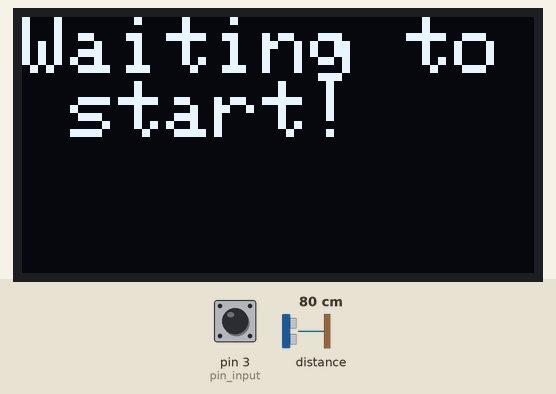
A sketch run on a simulated Arduino Uno, built with avr-gcc and run on an emulated ATmega328P. On the bench: 128×64 one-colour display. Inputs (shaded band) come from the test bench; at power-on: pin 3 (pin_input) HIGH, distance to the obstacle 80 cm. What the sketch prints to the serial monitor is not drawn.

Above: at 1.3 s.
1.4 s: pin 3 (pin_input) pulled LOW for 0.15 s
At 2.1 s:
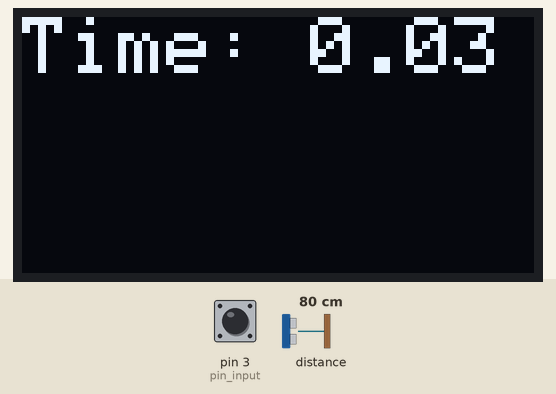
At 6.9 s:
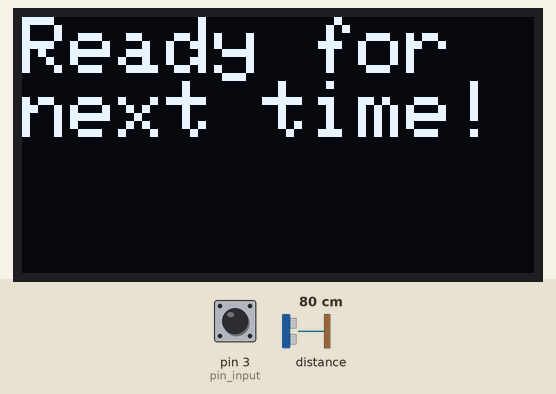
Timing chart, 0 to 7.0 s (numbered marks = the images above; inputs shaded):
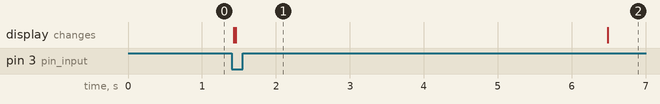

The sketch:

EndLightGateCode.ino
```cpp
#include <Wire.h>
#include <VL53L1X.h>

#include <SPI.h>
#include <Adafruit_GFX.h>
#include <Adafruit_SSD1306.h>

#define SCREEN_WIDTH 128 // OLED display width, in pixels
#define SCREEN_HEIGHT 64 // OLED display height, in pixels
#define OLED_RESET     4 // Reset pin # (or -1 if sharing Arduino reset pin)
#define SCREEN_ADDRESS 0x3C ///< See datasheet for Address; 0x3D for 128x64, 0x3C for 128x32

VL53L1X Distance_Sensor;
Adafruit_SSD1306 display(SCREEN_WIDTH, SCREEN_HEIGHT, &Wire, OLED_RESET);

uint8_t pin_input = 3;
uint8_t x = 0;
uint32_t start_time = 0;
uint32_t end_time = 0;
uint32_t final_time = 0;
uint8_t filter_num;

void setup()
{
  Serial.begin(115200);
  Wire.begin();
  Wire.setClock(400000); // use 400 kHz I2C

    // SSD1306_SWITCHCAPVCC = generate display voltage from 3.3V internally
  if(!display.begin(SSD1306_SWITCHCAPVCC, SCREEN_ADDRESS)) {
    Serial.println(F("SSD1306 allocation failed"));
    for(;;); // Don't proceed, loop forever
  }

  // Clear the buffer
  display.clearDisplay();

  display.setTextSize(2);      // Normal 1:1 pixel scale
  display.setTextColor(SSD1306_WHITE); // Draw white text
  display.cp437(true);         // Use full 256 char 'Code Page 437' font

  pinMode(pin_input, INPUT_PULLUP);
  x = 0;
//  x = 1;

  Distance_Sensor.setTimeout(500);
  if (!Distance_Sensor.init())
  {
    Serial.println("Failed to initialize VL53L1X Distance_Sensor!");
    while (1);
  }

  // Use long distance mode and allow up to 50000 us (50 ms) for a measurement.
  // You can change these settings to adjust the performance of the sensor, but
  // the minimum timing budget is 33 ms for medium and long distance mode
  Distance_Sensor.setDistanceMode(VL53L1X::Long);
  Distance_Sensor.setMeasurementTimingBudget(50000);

  // Start continuous readings at a rate of one measurement every 50 ms (the
  // inter-measurement period). This period should be at least as long as the
  // timing budget.
  Distance_Sensor.startContinuous(50);

  displaySpeed(69);

  delay(100);
}

void loop()
{
  Distance_Sensor.read();
  while(x == 0)
  {
    Serial.println("Input Pin: ");
    Serial.println(digitalRead(pin_input));
    if(digitalRead(pin_input) == LOW) {
      filter_num ++;
    } else {
      filter_num = 0;
    }
    if (filter_num >= 2)
    {
      start_time = millis();
      displaySpeed(420);
      x = 1;
      filter_num = 0;
    }
  }
  if (Distance_Sensor.ranging_data.range_mm < 1000)
  {
    end_time = millis();
    Serial.println(start_time);
    Serial.println(end_time);
    final_time = end_time - start_time;
    display.clearDisplay();
    displaySpeed(final_time);
    Serial.println("Final time: " + String(final_time/1000.0));
    delay(5000);
    x = 0;
    displaySpeed(x);
  }
}

void displaySpeed(uint32_t displayText) {
  display.clearDisplay();

  display.setCursor(0, 0);     // Top-left corner is (0, 0)

  if (displayText == 0)
  {
    display.println("Ready for next time!");
  }
  else if(displayText == 69)
  {
    display.print("Waiting to start!");
  }
  else if(displayText == 420)
  {
    display.print("In progress...");
  }
  else
  {
    display.println("Time: " + String(displayText/1000.0));
  }

  display.display();
 // delay(2000);
}
```

Measured:
- after the input at 1.4 s, the display: first changes at once (image 1 shows a later state)
